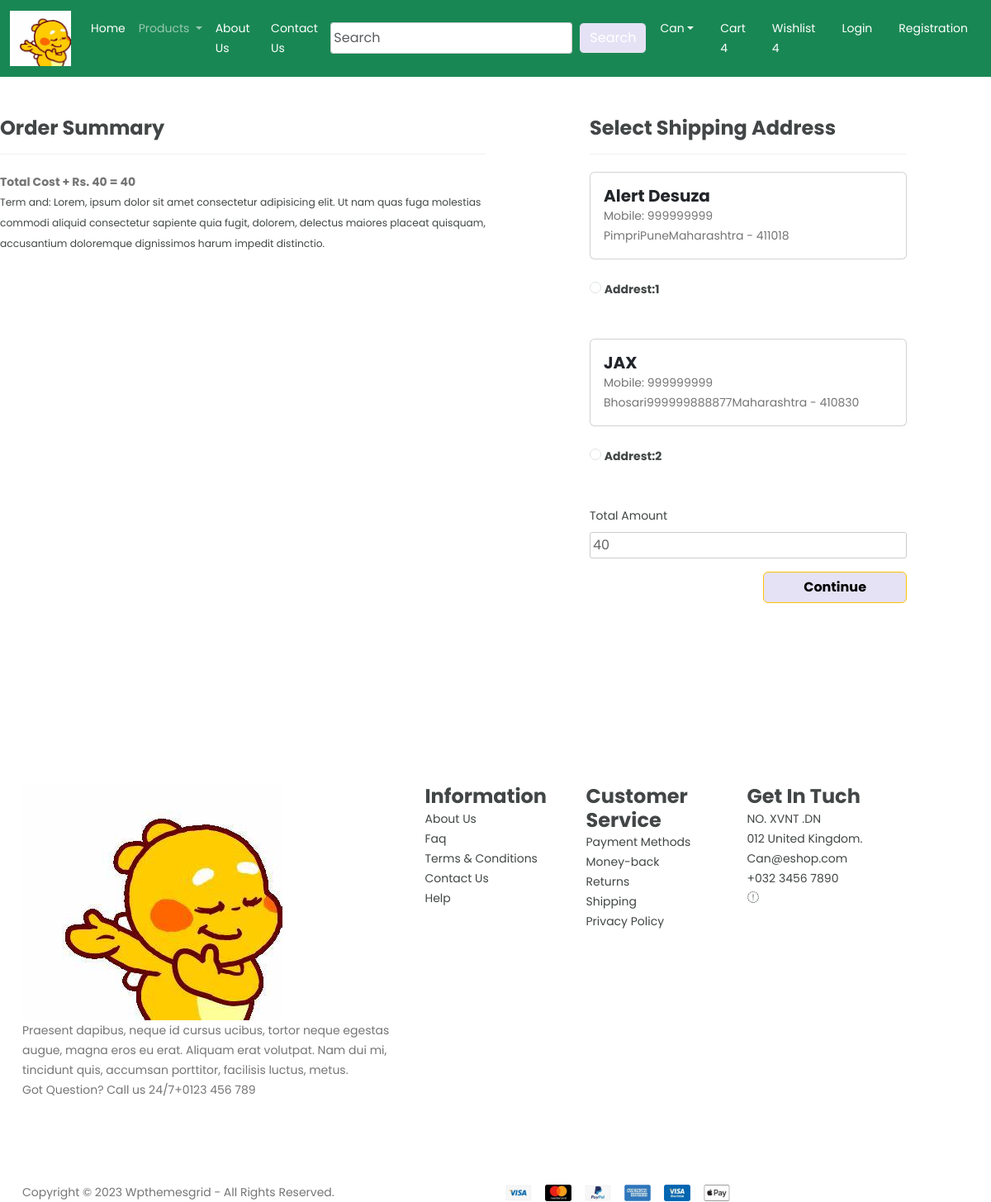
Screenshot of /checkout/ (signed in) with the database file from the repository.
### shop/models.py (models this page shows, shortened)
class Customer(models.Model):
    user = models.ForeignKey(User, on_delete=models.CASCADE)
    name = models.CharField(max_length=200)
    locality = models.CharField(max_length=200)
    city = models.CharField(max_length=50)
    mobile = models.IntegerField(default=0)
    zipcode = models.IntegerField()
    state = models.CharField(choices=STATE_CHOICES,max_length=100)

### shop/views.py (the view)
# urls.py: path('checkout/', views.checkout.as_view(), name='checkout'),
class checkout(View):
    def get(self, request):
        user = request.user
        add=Customer.objects.filter(user=user)
        cart_item = Cart.objects.filter(user=user)
        famount = 0
        for p in cart_item:
            value = p.quantity * p.product.discounted_price
            famount = famount + value
        totalamount = famount + 40
        return render(request, 'pages/checkout.html', locals())

### shop/templates/pages/checkout.html (shortened to what this page needs)
{%  extends 'pages/base.html' %}
{% load static %}
{% block main-content %}
    <div class="row mt-5">
        <div class="col-sm-6">
            <h4>Order Summary</h4>
            <hr>
            <p class="fw-bold">Total Cost + Rs. 40 = {{totalamount}}</p>
            <small>Term and: Lorem, ipsum dolor sit amet consectetur adipisicing elit. Ut nam quas fuga molestias commodi aliquid consectetur sapiente quia fugit, dolorem, delectus maiores placeat quisquam, accusantium doloremque dignissimos harum impedit distinctio.</small>
        </div>
        <div class="col-sm-4 offset-sm-1">
            <h4>Select Shipping Address</h4>
            <hr>
            <form action="" method="post" id ="myform">
                {% for ad in add %}
                <div class="card">
                    <div class="card-body">
                        <h5>{{ad.name}}</h5>
                        <p>Mobile: {{ad.mobile}}</p>
                        <p>{{ad.locality}}{{ad.city}}{{ad.state}} - {{ad.zipcode}}</p>
                    </div>
                </div>
                <br>
                <div class="form=check mt2 mb-5">
                    <input type="radio" class="form-check-input" type="radio" name="custid" id="custadd{{forloop.counter}}" value="{{ad.id}}">
                    <label for="custadd" class="form-check-label fw-bold">Addrest:{{forloop.counter}}</label>
                </div>
                {% endfor %}
                <div class="form-check-m3">
                    <label for="totamount" class="form-label">Total Amount</label>
                    <input type="number" class="form-control" name="totamount" value={{totalamount}} readonly>
                </div>
                <div class="text-end">
                    <button type="submit" class="btn btn-warning mt-3 px-5 fw-bold">Continue</button>
                </div>
            </form>
        </div>
    </div>
{% endblock main-content %}

### shop/static/app/css/style.css (style rules this page uses)
.btn { background-color: #e6e2f5; }

### rows the page displays
Customer: name "Alert Desuza", mobile "999999999", locality "Pimpri", city "Pune", state "Maharashtra", zipcode "411018"
Customer: name "JAX", mobile "999999999", locality "Bhosari", city "999999888877", state "Maharashtra", zipcode "410830"

### other values shown
{{ totalamount }} "40"
